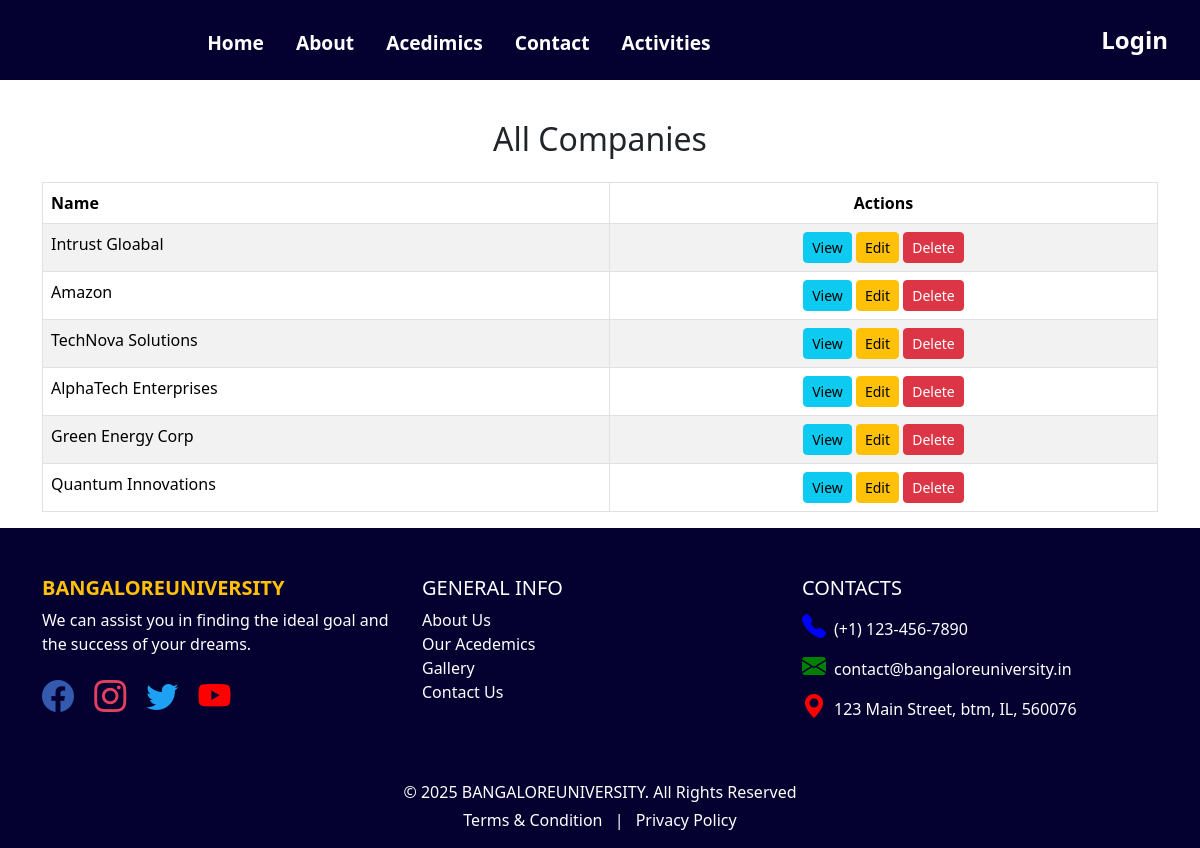
The page /accounts/companies/ on the database its author committed.
### college/models.py (models this page shows, shortened)
class PlacementManagement(models.Model):
    company_name = models.CharField(max_length=100,null=True, blank=True)
    job_role = models.CharField(max_length=100,null=True, blank=True)
    package = models.CharField(max_length=50,null=True, blank=True)
    skills_required= models.CharField(max_length=100,null=True, blank=True)
    participants = models.ManyToManyField(StudentProfile, blank=True, related_name='applied_student')
    date_applied = models.DateField(auto_now_add=True)

### accounts/views.py (the view)
# urls.py: path('companies/', views.show_all_company, name='show_all_companies'),
def show_all_company(request):
    companies = PlacementManagement.objects.all()
    return render(request, 'accounts/show_all_companies.html', {'companies': companies})

### templates/accounts/show_all_companies.html (shortened to what this page needs)
{% extends 'college/base.html' %}
{% block content %}
<div class="container mt-5">
    <h2 class="text-center mb-4">All Companies</h2>
    <table class="table table-striped table-bordered">
        <thead class="thead-dark">
            <tr>
                <th>Name</th>
                <th style="text-align: center;">Actions</th>
            </tr>
        </thead>
        <tbody>
            {% for company in companies %}
            <tr>
                <td>{{ company.company_name }}</td>
                <td style="text-align: center;">
                    <button class="btn btn-info btn-sm" data-toggle="modal" data-target="#viewModal{{ company.id }}">View</button>
                    <button class="btn btn-warning btn-sm" data-toggle="modal" data-target="#editModal{{ company.id }}">Edit</button>
                    <button class="btn btn-danger btn-sm" data-toggle="modal" data-target="#deleteModal{{ company.id }}">Delete</button>
                </td>
            </tr>
            {% empty %}
            <tr>
                <td colspan="2" class="text-center">No companies available.</td>
            </tr>
            {% endfor %}
        </tbody>
    </table>
</div>
{% endblock %}

### rows shown on the page
PlacementManagement: company_name "Intrust Gloabal"
PlacementManagement: company_name "Amazon"
PlacementManagement: company_name "TechNova Solutions"
PlacementManagement: company_name "AlphaTech Enterprises"
PlacementManagement: company_name "Green Energy Corp"
PlacementManagement: company_name "Quantum Innovations"
